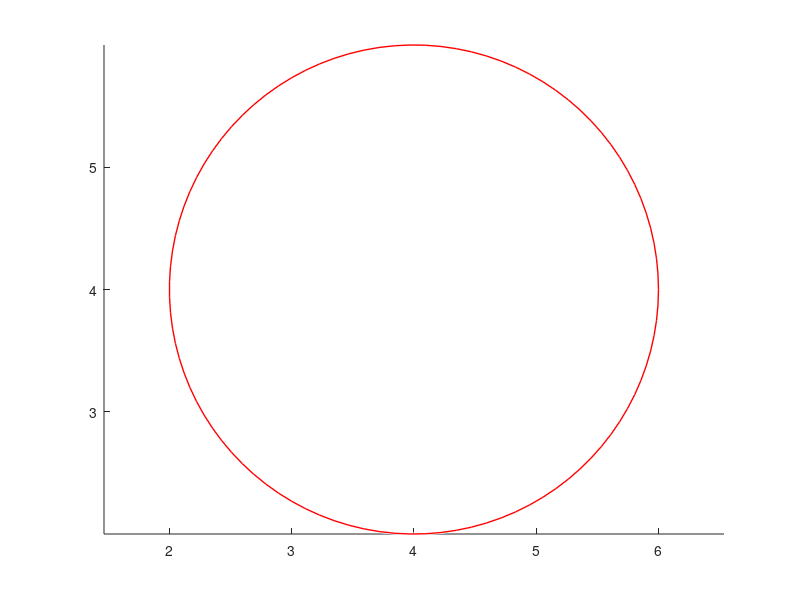

Source code (MATLAB): (Note: this script raises an error after producing the figure.)
P1 = @(xm, ym, xs, ys, rh) [ xm + (rh*(xs-xm)) / sqrt((xs-xm)^2 + (ys-ym)^2); ...
                             ym + (rh*(ys-ym)) / sqrt((xs-xm)^2 + (ys-ym)^2) ];
P2 = @(xm, ym, xs, ys, rh) [ xm - (rh*(xs-xm)) / sqrt((xs-xm)^2 + (ys-ym)^2); ...
                             ym - (rh*(ys-ym)) / sqrt((xs-xm)^2 + (ys-ym)^2) ];

% Входные данные
xm = 4; ym = 4; % положение маяка приемника
xs_prev = 5; ys_prev = 7; % предыдущее положение ответчика
rh = 2; % горизонтальная дальность (радиус)
vs_prev = [1; 0]; % скорость 1 м/с прямо по курсу
alpha = -pi/2; % угол курса
dt = 1; % время между посылками

% Тут корректируем положение по скорости
vs_prev_ned = [cos(alpha) -sin(alpha); sin(alpha) cos(alpha)] * vs_prev;
offset = vs_prev_ned / dt;
xs_pred = xs_prev + offset(1);
ys_pred = ys_prev + offset(2);

% Две возможные точки
p1 = P1(xm, ym, xs_pred, ys_pred, rh);
p2 = P2(xm, ym, xs_pred, ys_pred, rh);

% Две нормы
n = [ norm(p1 - [xs_pred; ys_pred]); ... 
      norm(p2 - [xs_pred; ys_pred]) ];

% Ищем минимальную
[~, idx] = min(n);
if (idx == 1)
    xs_new = p1(1); ys_new = p1(2);
else
    xs_new = p2(1); ys_new = p2(1);
end

center = [xm ym];
radii = rh;
viscircles(center, radii, 'LineWidth', 1);
axis equal
hold on
plot(xs_prev, ys_prev, 'O', 'LineWidth', 2)
plot(xs_pred, ys_pred, 'O', 'LineWidth', 2)
plot(xs_new, ys_new, 'X', 'LineWidth', 2)
legend('previous', 'predicted', 'new')
grid on